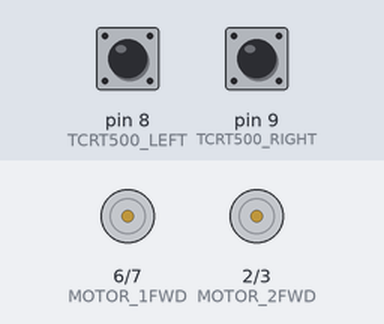
A sketch run on a simulated Arduino Mega 2560, built with avr-gcc and run on an emulated ATmega2560. Parts: motor-driver pin pairs drawn as motors (green arrow = first pin HIGH = forward, orange = second pin HIGH = backward, longer = more drive, scaled by the enable pin). Inputs (shaded band) come from the test bench; at power-on: pin 8 (TCRT500_LEFT) LOW, pin 9 (TCRT500_RIGHT) LOW.

Above: at 1.7 s.
1.8 s: pin 8 (TCRT500_LEFT) pulled HIGH for 0.15 s
At 1.87 s:
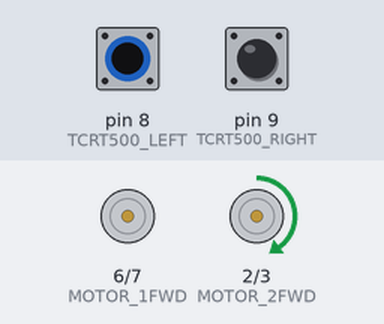
3.4 s: pin 9 (TCRT500_RIGHT) pulled HIGH for 0.15 s
At 3.47 s:
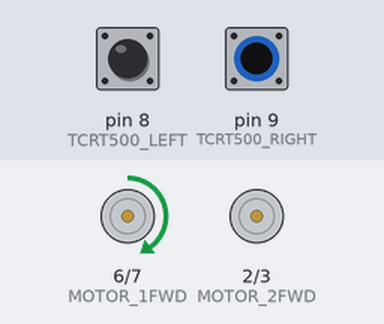
5.0 s: pin 9 (TCRT500_RIGHT) pulled HIGH for 3.2 s
At 8.6 s:
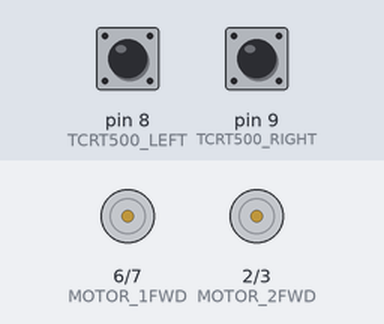
9.7 s: pin 8 (TCRT500_LEFT) pulled HIGH for 1 s
At 10.5 s:
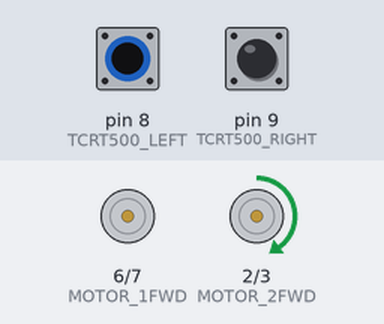
12.2 s: pin 8 (TCRT500_LEFT) pulled HIGH for 3.2 s
At 16.4 s:
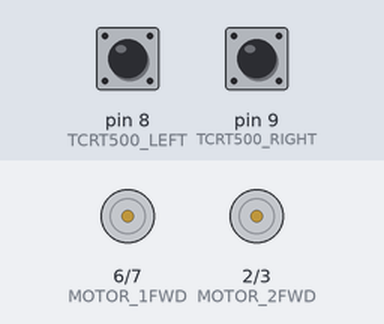
16.9 s: pin 8 (TCRT500_LEFT) driven HIGH and pin 9 (TCRT500_RIGHT) driven HIGH
At 17.6 s:
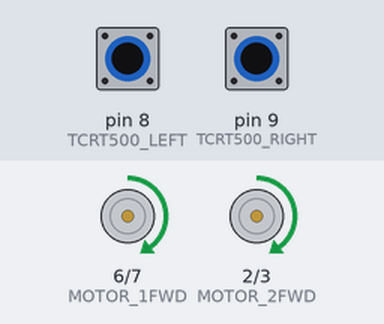
Timing chart, 0 to 19.4 s (numbered marks = the images above; inputs shaded):
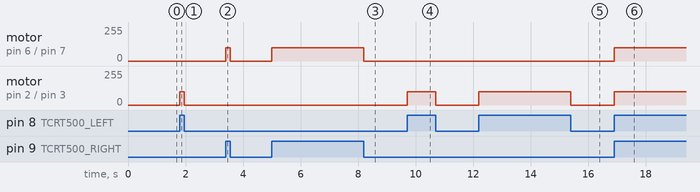

The sketch:

line_following.ino
```cpp
// Motor pins
#define MOTOR_1REV 7 // left
#define MOTOR_1EN 24
#define MOTOR_1FWD 6
#define MOTOR_2REV 3 // right
#define MOTOR_2EN 25
#define MOTOR_2FWD 2

// Sensor Connection
#define TCRT500_LEFT 8
#define TCRT500_RIGHT 9

// Speeds
#define MAX_SPEED 100
#define TURNING_SPEED 100

// Delays
#define TURN_DELAY 25
#define FWD_DELAY 10

uint8_t leftSensorState;
bool rightSensorState;

void setup()
{
    // Sensor setup
    pinMode(TCRT500_LEFT, INPUT);
    pinMode(TCRT500_RIGHT, INPUT);

    // Motor Setup
    pinMode(MOTOR_1REV, OUTPUT); // left
    pinMode(MOTOR_1EN, OUTPUT);
    pinMode(MOTOR_1FWD, OUTPUT);
    pinMode(MOTOR_2REV, OUTPUT); // right
    pinMode(MOTOR_2EN, OUTPUT);
    pinMode(MOTOR_2FWD, OUTPUT);

    // Start motors
    digitalWrite(MOTOR_1EN, HIGH);
    digitalWrite(MOTOR_2EN, HIGH);
    delay(500);
}

void loop()
{
    leftSensorState = digitalRead(TCRT500_LEFT);
    rightSensorState = digitalRead(TCRT500_RIGHT);
    Serial.println(leftSensorState);
    Serial.println(rightSensorState);

    if (rightSensorState && leftSensorState)
    {
        // forward
        analogWrite(MOTOR_1REV, 0);
        analogWrite(MOTOR_2REV, 0);
        analogWrite(MOTOR_1FWD, MAX_SPEED);
        analogWrite(MOTOR_2FWD, MAX_SPEED);
        // delay(FWD_DELAY);
    }

    if (rightSensorState && !leftSensorState)
    {
        // turn left
        analogWrite(MOTOR_1REV, 0);
        analogWrite(MOTOR_2FWD, 0);
        analogWrite(MOTOR_2REV, 0);
        analogWrite(MOTOR_1FWD, TURNING_SPEED);
        // delay(TURN_DELAY);
    }

    if (!rightSensorState && leftSensorState)
    {
        // turn right
        analogWrite(MOTOR_1FWD, 0);
        analogWrite(MOTOR_2REV, 0);
        analogWrite(MOTOR_1REV, 0);
        analogWrite(MOTOR_2FWD, TURNING_SPEED);
        // delay(TURN_DELAY);
    }

    if (!rightSensorState && !leftSensorState)
    {
        // stop
        analogWrite(MOTOR_1FWD, 0);
        analogWrite(MOTOR_1REV, 0);
        analogWrite(MOTOR_2FWD, 0);
        analogWrite(MOTOR_2REV, 0);
        // delay(FWD_DELAY);
    }
}
```

Measured:
- after the input at 1.8 s, motor on pin 2 (MOTOR_2FWD) / pin 3 (MOTOR_2REV): stopped → forward 100/255 at once, → stopped 0.15 s later
- after the input at 3.4 s, motor on pin 6 (MOTOR_1FWD) / pin 7 (MOTOR_1REV): stopped → forward 100/255 at once, → stopped 0.15 s later
- after the input at 5.0 s, motor on pin 6 (MOTOR_1FWD) / pin 7 (MOTOR_1REV): stopped → forward 100/255 at once, → stopped 3.2 s later
- after the input at 9.7 s, motor on pin 2 (MOTOR_2FWD) / pin 3 (MOTOR_2REV): stopped → forward 100/255 at once, → stopped 1.0 s later
- after the input at 12.2 s, motor on pin 2 (MOTOR_2FWD) / pin 3 (MOTOR_2REV): stopped → forward 100/255 at once, → stopped 3.2 s later
- after the input at 16.9 s, motor on pin 6 (MOTOR_1FWD) / pin 7 (MOTOR_1REV), motor on pin 2 (MOTOR_2FWD) / pin 3 (MOTOR_2REV): stopped → forward 100/255 at once
